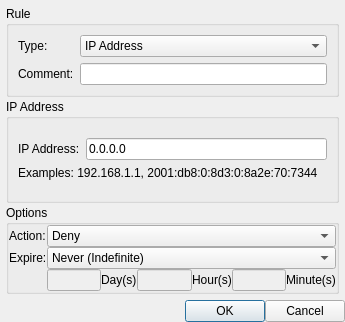
<?xml version="1.0" encoding="UTF-8"?>
<ui version="4.0">
 <class>DialogAddRule</class>
 <widget class="QDialog" name="DialogAddRule">
  <property name="geometry">
   <rect>
    <x>0</x>
    <y>0</y>
    <width>345</width>
    <height>300</height>
   </rect>
  </property>
  <property name="windowTitle">
   <string>Security Rule</string>
  </property>
  <property name="windowIcon">
   <iconset resource="../Resource.qrc">
    <normaloff>:/Resource/Security/SecurityRule.png</normaloff>:/Resource/Security/SecurityRule.png</iconset>
  </property>
  <property name="autoFillBackground">
   <bool>true</bool>
  </property>
  <layout class="QGridLayout" name="gridLayoutDialogAddRule">
   <property name="margin">
    <number>0</number>
   </property>
   <property name="spacing">
    <number>0</number>
   </property>
   <item row="0" column="0">
    <widget class="QFrame" name="frameBody">
     <property name="frameShape">
      <enum>QFrame::NoFrame</enum>
     </property>
     <property name="frameShadow">
      <enum>QFrame::Raised</enum>
     </property>
     <layout class="QGridLayout" name="gridLayoutFrameBody">
      <property name="verticalSpacing">
       <number>2</number>
      </property>
      <property name="margin">
       <number>6</number>
      </property>
      <item row="0" column="0">
       <widget class="QGroupBox" name="groupBoxRule">
        <property name="title">
         <string>Rule</string>
        </property>
        <layout class="QGridLayout" name="gridLayoutGroupBoxRule">
         <item row="0" column="0">
          <widget class="QLabel" name="labelRuleType">
           <property name="text">
            <string>Type:</string>
           </property>
          </widget>
         </item>
         <item row="0" column="1">
          <widget class="QComboBox" name="comboBoxRuleType">
           <item>
            <property name="text">
             <string>IP Address</string>
            </property>
           </item>
           <item>
            <property name="text">
             <string>IP Address Range</string>
            </property>
           </item>
           <item>
            <property name="text">
             <string>Country</string>
            </property>
           </item>
           <item>
            <property name="text">
             <string>File Filter</string>
            </property>
           </item>
           <item>
            <property name="text">
             <string>Content Filter</string>
            </property>
           </item>
           <item>
            <property name="text">
             <string>Regular Expression</string>
            </property>
           </item>
           <item>
            <property name="text">
             <string>User Agent</string>
            </property>
           </item>
          </widget>
         </item>
         <item row="1" column="0">
          <widget class="QLabel" name="labelComment">
           <property name="text">
            <string>Comment:</string>
           </property>
          </widget>
         </item>
         <item row="1" column="1">
          <widget class="QLineEdit" name="lineEditComment"/>
         </item>
        </layout>
       </widget>
      </item>
      <item row="1" column="0">
       <widget class="QStackedWidget" name="stackedWidgetType">
        <property name="currentIndex">
         <number>0</number>
        </property>
        <widget class="QWidget" name="pageIPAddress">
         <layout class="QGridLayout" name="gridLayoutIPAddress">
          <property name="margin">
           <number>0</number>
          </property>
          <property name="spacing">
           <number>0</number>
          </property>
          <item row="0" column="0">
           <widget class="QGroupBox" name="groupBoxIPAddress">
            <property name="title">
             <string>IP Address</string>
            </property>
            <layout class="QGridLayout" name="gridLayoutIPAddress_1">
             <item row="0" column="0">
              <spacer name="verticalSpacer_2">
               <property name="orientation">
                <enum>Qt::Vertical</enum>
               </property>
               <property name="sizeHint" stdset="0">
                <size>
                 <width>20</width>
                 <height>40</height>
                </size>
               </property>
              </spacer>
             </item>
             <item row="1" column="0">
              <widget class="QLabel" name="labelIPAdress">
               <property name="text">
                <string>IP Address:</string>
               </property>
              </widget>
             </item>
             <item row="1" column="1">
              <widget class="QLineEdit" name="lineEditIP">
               <property name="text">
                <string>0.0.0.0</string>
               </property>
              </widget>
             </item>
             <item row="2" column="0" colspan="2">
              <widget class="QLabel" name="labelExampleIP">
               <property name="text">
                <string>Examples: 192.168.1.1, 2001:db8:0:8d3:0:8a2e:70:7344</string>
               </property>
              </widget>
             </item>
             <item row="3" column="0">
              <spacer name="verticalSpacer">
               <property name="orientation">
                <enum>Qt::Vertical</enum>
               </property>
               <property name="sizeHint" stdset="0">
                <size>
                 <width>20</width>
                 <height>40</height>
                </size>
               </property>
              </spacer>
             </item>
            </layout>
           </widget>
          </item>
         </layout>
        </widget>
        <widget class="QWidget" name="pageIPRange">
         <layout class="QGridLayout" name="gridLayoutIPRange">
          <property name="margin">
           <number>0</number>
          </property>
          <property name="spacing">
           <number>0</number>
          </property>
          <item row="0" column="0">
           <widget class="QGroupBox" name="groupBoxIPRange">
            <property name="title">
             <string>IP Address Range</string>
            </property>
            <layout class="QGridLayout" name="gridLayout_9">
             <property name="margin">
              <number>4</number>
             </property>
             <property name="spacing">
              <number>4</number>
             </property>
             <item row="0" column="0" colspan="6">
              <layout class="QGridLayout" name="gridLayoutIPRange_1">
               <property name="spacing">
                <number>2</number>
               </property>
               <item row="0" column="0">
                <widget class="QLabel" name="labelStartIP">
                 <property name="text">
                  <string>Start IP Address:</string>
                 </property>
                </widget>
               </item>
               <item row="0" column="1">
                <widget class="QSpinBox" name="spinBoxStartIP1">
                 <property name="maximum">
                  <number>255</number>
                 </property>
                </widget>
               </item>
               <item row="0" column="2">
                <widget class="QSpinBox" name="spinBoxStartIP2">
                 <property name="maximum">
                  <number>255</number>
                 </property>
                </widget>
               </item>
               <item row="0" column="3">
                <widget class="QSpinBox" name="spinBoxStartIP3">
                 <property name="maximum">
                  <number>255</number>
                 </property>
                </widget>
               </item>
               <item row="0" column="4">
                <widget class="QSpinBox" name="spinBoxStartIP4">
                 <property name="maximum">
                  <number>255</number>
                 </property>
                </widget>
               </item>
               <item row="1" column="0">
                <widget class="QLabel" name="labelEndIP">
                 <property name="text">
                  <string>End IP Address:</string>
                 </property>
                </widget>
               </item>
               <item row="1" column="1">
                <widget class="QSpinBox" name="spinBoxEndIP1">
                 <property name="maximum">
                  <number>255</number>
                 </property>
                </widget>
               </item>
               <item row="1" column="2">
                <widget class="QSpinBox" name="spinBoxEndIP2">
                 <property name="maximum">
                  <number>255</number>
                 </property>
                </widget>
               </item>
               <item row="1" column="3">
                <widget class="QSpinBox" name="spinBoxEndIP3">
                 <property name="maximum">
                  <number>255</number>
                 </property>
                </widget>
               </item>
               <item row="1" column="4">
                <widget class="QSpinBox" name="spinBoxEndIP4">
                 <property name="maximum">
                  <number>255</number>
                 </property>
                </widget>
               </item>
               <item row="2" column="0">
                <widget class="QLabel" name="labelRangeNetmask">
                 <property name="text">
                  <string>Netmask:</string>
                 </property>
                </widget>
               </item>
               <item row="2" column="1">
                <widget class="QSpinBox" name="spinBoxRangeNetmask1">
                 <property name="maximum">
                  <number>255</number>
                 </property>
                 <property name="value">
                  <number>255</number>
                 </property>
                </widget>
               </item>
               <item row="2" column="2">
                <widget class="QSpinBox" name="spinBoxRangeNetmask2">
                 <property name="maximum">
                  <number>255</number>
                 </property>
                 <property name="value">
                  <number>255</number>
                 </property>
                </widget>
               </item>
               <item row="2" column="3">
                <widget class="QSpinBox" name="spinBoxRangeNetmask3">
                 <property name="maximum">
                  <number>255</number>
                 </property>
                 <property name="value">
                  <number>255</number>
                 </property>
                </widget>
               </item>
               <item row="2" column="4">
                <widget class="QSpinBox" name="spinBoxRangeNetmask4">
                 <property name="maximum">
                  <number>255</number>
                 </property>
                 <property name="value">
                  <number>255</number>
                 </property>
                </widget>
               </item>
              </layout>
             </item>
            </layout>
           </widget>
          </item>
         </layout>
        </widget>
        <widget class="QWidget" name="pageCountry">
         <layout class="QGridLayout" name="gridLayoutCountry">
          <property name="margin">
           <number>0</number>
          </property>
          <property name="spacing">
           <number>0</number>
          </property>
          <item row="0" column="0">
           <widget class="QGroupBox" name="groupBoxCountry">
            <property name="title">
             <string>Country</string>
            </property>
            <layout class="QGridLayout" name="gridLayoutCountry_1">
             <item row="0" column="0">
              <spacer name="verticalSpacerCountry_0">
               <property name="orientation">
                <enum>Qt::Vertical</enum>
               </property>
               <property name="sizeHint" stdset="0">
                <size>
                 <width>20</width>
                 <height>40</height>
                </size>
               </property>
              </spacer>
             </item>
             <item row="1" column="0">
              <widget class="QLabel" name="labelCountryCode">
               <property name="text">
                <string>Two-letter country code:</string>
               </property>
              </widget>
             </item>
             <item row="1" column="1">
              <widget class="QLineEdit" name="lineEditCountry">
               <property name="text">
                <string>GB</string>
               </property>
              </widget>
             </item>
             <item row="2" column="0" colspan="2">
              <widget class="QLabel" name="labelExampleCountry">
               <property name="text">
                <string>Examples: GB, de, fr, AU, ru,...</string>
               </property>
              </widget>
             </item>
             <item row="3" column="0">
              <spacer name="verticalSpacerCountry_1">
               <property name="orientation">
                <enum>Qt::Vertical</enum>
               </property>
               <property name="sizeHint" stdset="0">
                <size>
                 <width>20</width>
                 <height>40</height>
                </size>
               </property>
              </spacer>
             </item>
            </layout>
           </widget>
          </item>
         </layout>
        </widget>
        <widget class="QWidget" name="pageFile">
         <layout class="QGridLayout" name="gridLayoutFile">
          <property name="margin">
           <number>0</number>
          </property>
          <property name="spacing">
           <number>0</number>
          </property>
          <item row="0" column="0">
           <widget class="QGroupBox" name="groupBoxFile">
            <property name="title">
             <string>File Filter</string>
            </property>
            <layout class="QGridLayout" name="gridLayoutFile_1">
             <property name="spacing">
              <number>2</number>
             </property>
             <item row="0" column="0">
              <widget class="QLabel" name="labelURI">
               <property name="text">
                <string>URI:</string>
               </property>
              </widget>
             </item>
             <item row="0" column="1">
              <widget class="QLineEdit" name="lineEditURI"/>
             </item>
            </layout>
           </widget>
          </item>
         </layout>
        </widget>
        <widget class="QWidget" name="pageContent">
         <layout class="QGridLayout" name="gridLayoutContent">
          <property name="margin">
           <number>0</number>
          </property>
          <property name="spacing">
           <number>0</number>
          </property>
          <item row="0" column="0">
           <widget class="QGroupBox" name="groupBoxContent">
            <property name="title">
             <string>Content Filter</string>
            </property>
            <layout class="QGridLayout" name="gridLayoutContent_1">
             <item row="0" column="0">
              <spacer name="verticalSpacerContent">
               <property name="orientation">
                <enum>Qt::Vertical</enum>
               </property>
               <property name="sizeHint" stdset="0">
                <size>
                 <width>20</width>
                 <height>40</height>
                </size>
               </property>
              </spacer>
             </item>
             <item row="1" column="0" colspan="2">
              <widget class="QLineEdit" name="lineEditContent"/>
             </item>
             <item row="2" column="0">
              <widget class="QRadioButton" name="radioButtonMatchAny">
               <property name="text">
                <string>Match Any</string>
               </property>
               <property name="checked">
                <bool>false</bool>
               </property>
              </widget>
             </item>
             <item row="2" column="1">
              <widget class="QRadioButton" name="radioButtonMatchAll">
               <property name="text">
                <string>Match All</string>
               </property>
               <property name="checked">
                <bool>true</bool>
               </property>
              </widget>
             </item>
             <item row="3" column="0">
              <spacer name="verticalSpacerContent_1">
               <property name="orientation">
                <enum>Qt::Vertical</enum>
               </property>
               <property name="sizeHint" stdset="0">
                <size>
                 <width>20</width>
                 <height>40</height>
                </size>
               </property>
              </spacer>
             </item>
            </layout>
           </widget>
          </item>
         </layout>
        </widget>
        <widget class="QWidget" name="pageRegularExpression">
         <layout class="QGridLayout" name="gridLayoutRegEx">
          <property name="margin">
           <number>0</number>
          </property>
          <property name="spacing">
           <number>0</number>
          </property>
          <item row="0" column="0">
           <widget class="QGroupBox" name="groupBox">
            <property name="title">
             <string>Regular Expression</string>
            </property>
            <layout class="QHBoxLayout" name="horizontalLayout">
             <item>
              <widget class="QLineEdit" name="lineEditRegularExpression"/>
             </item>
            </layout>
           </widget>
          </item>
         </layout>
        </widget>
        <widget class="QWidget" name="pageUserAgent">
         <layout class="QGridLayout" name="gridLayoutUserAgent">
          <property name="margin">
           <number>0</number>
          </property>
          <property name="spacing">
           <number>0</number>
          </property>
          <item row="0" column="0">
           <widget class="QGroupBox" name="groupBox_2">
            <property name="title">
             <string>User Agent</string>
            </property>
            <layout class="QVBoxLayout" name="verticalLayout">
             <item>
              <widget class="QLineEdit" name="lineEditUserAgent"/>
             </item>
             <item>
              <widget class="QCheckBox" name="checkBoxUserAgent">
               <property name="text">
                <string>Regular Expression</string>
               </property>
              </widget>
             </item>
            </layout>
           </widget>
          </item>
         </layout>
        </widget>
       </widget>
      </item>
      <item row="2" column="0">
       <widget class="QGroupBox" name="groupBoxOptions">
        <property name="title">
         <string>Options</string>
        </property>
        <layout class="QGridLayout" name="gridLayoutGroupBoxOptions">
         <property name="margin">
          <number>0</number>
         </property>
         <property name="spacing">
          <number>0</number>
         </property>
         <item row="0" column="0">
          <widget class="QLabel" name="labelAction">
           <property name="text">
            <string>Action:</string>
           </property>
          </widget>
         </item>
         <item row="0" column="1" colspan="6">
          <widget class="QComboBox" name="comboBoxAction">
           <property name="currentIndex">
            <number>2</number>
           </property>
           <property name="maxVisibleItems">
            <number>3</number>
           </property>
           <item>
            <property name="text">
             <string>None</string>
            </property>
           </item>
           <item>
            <property name="text">
             <string>Accept</string>
            </property>
           </item>
           <item>
            <property name="text">
             <string>Deny</string>
            </property>
           </item>
          </widget>
         </item>
         <item row="1" column="0">
          <widget class="QLabel" name="labelExpire">
           <property name="text">
            <string>Expire:</string>
           </property>
          </widget>
         </item>
         <item row="1" column="1" colspan="6">
          <widget class="QComboBox" name="comboBoxExpire">
           <property name="currentIndex">
            <number>0</number>
           </property>
           <property name="maxVisibleItems">
            <number>3</number>
           </property>
           <item>
            <property name="text">
             <string>Never (Indefinite)</string>
            </property>
           </item>
           <item>
            <property name="text">
             <string>At End Of Session</string>
            </property>
           </item>
           <item>
            <property name="text">
             <string>After:</string>
            </property>
           </item>
          </widget>
         </item>
         <item row="2" column="1">
          <widget class="QLineEdit" name="lineEditDays">
           <property name="enabled">
            <bool>false</bool>
           </property>
          </widget>
         </item>
         <item row="2" column="2">
          <widget class="QLabel" name="labelDays">
           <property name="text">
            <string>Day(s)</string>
           </property>
          </widget>
         </item>
         <item row="2" column="3">
          <widget class="QLineEdit" name="lineEditHours">
           <property name="enabled">
            <bool>false</bool>
           </property>
          </widget>
         </item>
         <item row="2" column="4">
          <widget class="QLabel" name="labelHours">
           <property name="text">
            <string>Hour(s)</string>
           </property>
          </widget>
         </item>
         <item row="2" column="5">
          <widget class="QLineEdit" name="lineEditMinutes">
           <property name="enabled">
            <bool>false</bool>
           </property>
          </widget>
         </item>
         <item row="2" column="6">
          <widget class="QLabel" name="labelMinutes">
           <property name="text">
            <string>Minute(s)</string>
           </property>
          </widget>
         </item>
        </layout>
       </widget>
      </item>
     </layout>
    </widget>
   </item>
   <item row="1" column="0">
    <layout class="QGridLayout" name="gridLayoutFooter">
     <item row="0" column="0">
      <spacer name="horizontalSpacerFooter">
       <property name="orientation">
        <enum>Qt::Horizontal</enum>
       </property>
       <property name="sizeHint" stdset="0">
        <size>
         <width>40</width>
         <height>20</height>
        </size>
       </property>
      </spacer>
     </item>
     <item row="0" column="1">
      <widget class="QPushButton" name="pushButtonOK">
       <property name="text">
        <string>OK</string>
       </property>
      </widget>
     </item>
     <item row="0" column="2">
      <widget class="QPushButton" name="pushButtonCancel">
       <property name="text">
        <string>Cancel</string>
       </property>
      </widget>
     </item>
    </layout>
   </item>
  </layout>
 </widget>
 <resources>
  <include location="../Resource.qrc"/>
 </resources>
 <connections>
  <connection>
   <sender>comboBoxRuleType</sender>
   <signal>currentIndexChanged(int)</signal>
   <receiver>stackedWidgetType</receiver>
   <slot>setCurrentIndex(int)</slot>
   <hints>
    <hint type="sourcelabel">
     <x>108</x>
     <y>93</y>
    </hint>
    <hint type="destinationlabel">
     <x>343</x>
     <y>149</y>
    </hint>
   </hints>
  </connection>
 </connections>
</ui>
